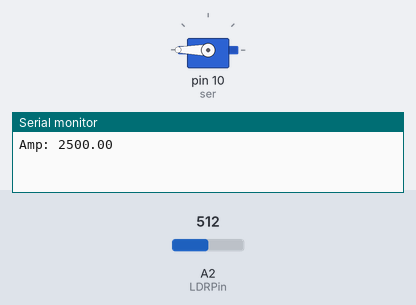
Bench run of a sketch on a simulated Arduino Uno, built with avr-gcc and run on an emulated ATmega328P. Parts: servo, the last lines printed to the serial monitor. Inputs (shaded band) come from the test bench; at power-on: A2 (LDRPin) = 512.

Above: at 1.8 s.
1.9 s: A2 (LDRPin) set to 6
4.2 s: A2 (LDRPin) set to 3
At 6.9 s:
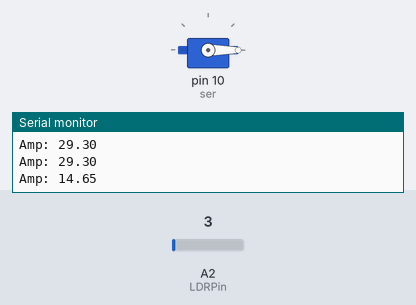
7.5 s: A2 (LDRPin) set to 30
At 9.3 s:
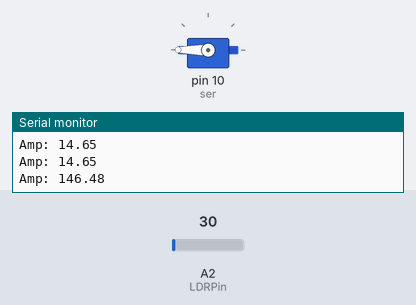
10.5 s: A2 (LDRPin) set to 0
At 12.8 s:
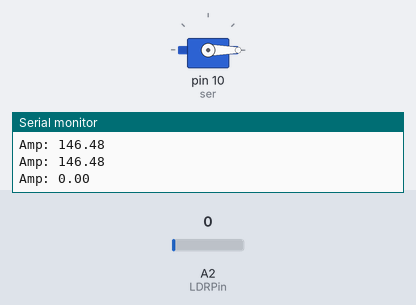
Timing chart, 0 to 14.3 s (numbered marks = the images above; inputs shaded):
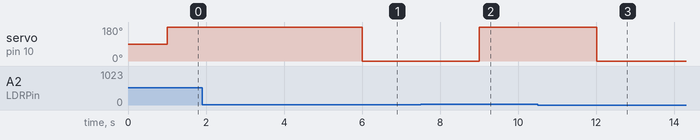

Measured:
- the behaviour switches between 5 and 4 on A2 (LDRPin) (found by bisection; images 0 and 1)
- after the input at 4.2 s, servo on pin 10 (ser): 180° → 0° after 1.8 s
- after the input at 7.5 s, servo on pin 10 (ser): 0° → 180° after 1.5 s
- after the input at 10.5 s, servo on pin 10 (ser): 180° → 0° after 1.5 s

The sketch:

ldr_LED.ino
```cpp
#include<Wire.h>
#include <Servo.h>
#define LDRPin A2
Servo ser;


void setup() {

  ser.attach(10);
  Serial.begin(9600);
}

void loop() {
  float sensorValue = analogRead(LDRPin);
  float amp = sensorValue*(5000 / 1024.0);
  delay(1000);
  Serial.print("Amp: ");
  Serial.println(amp);
  if(amp>20)
    ser.write(180);
   else
   ser.write(0);
}
```
